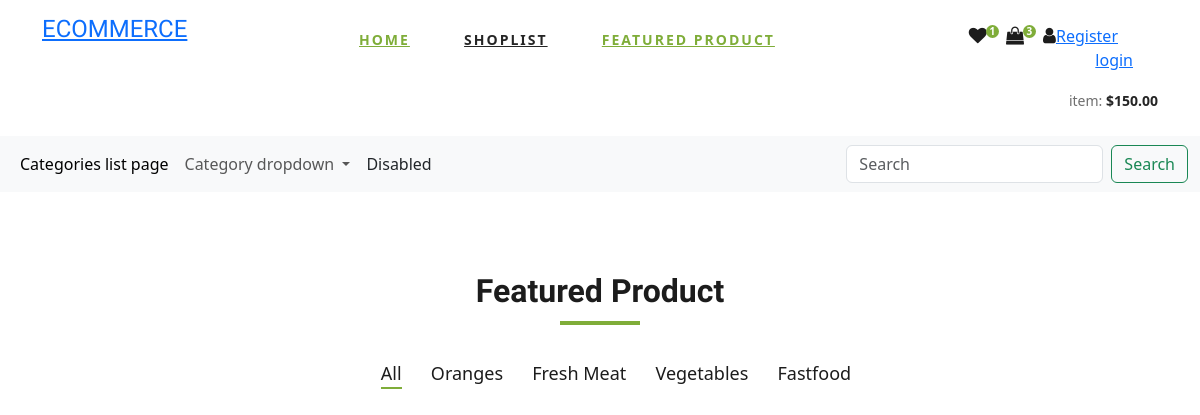
Before: / with the older database file.
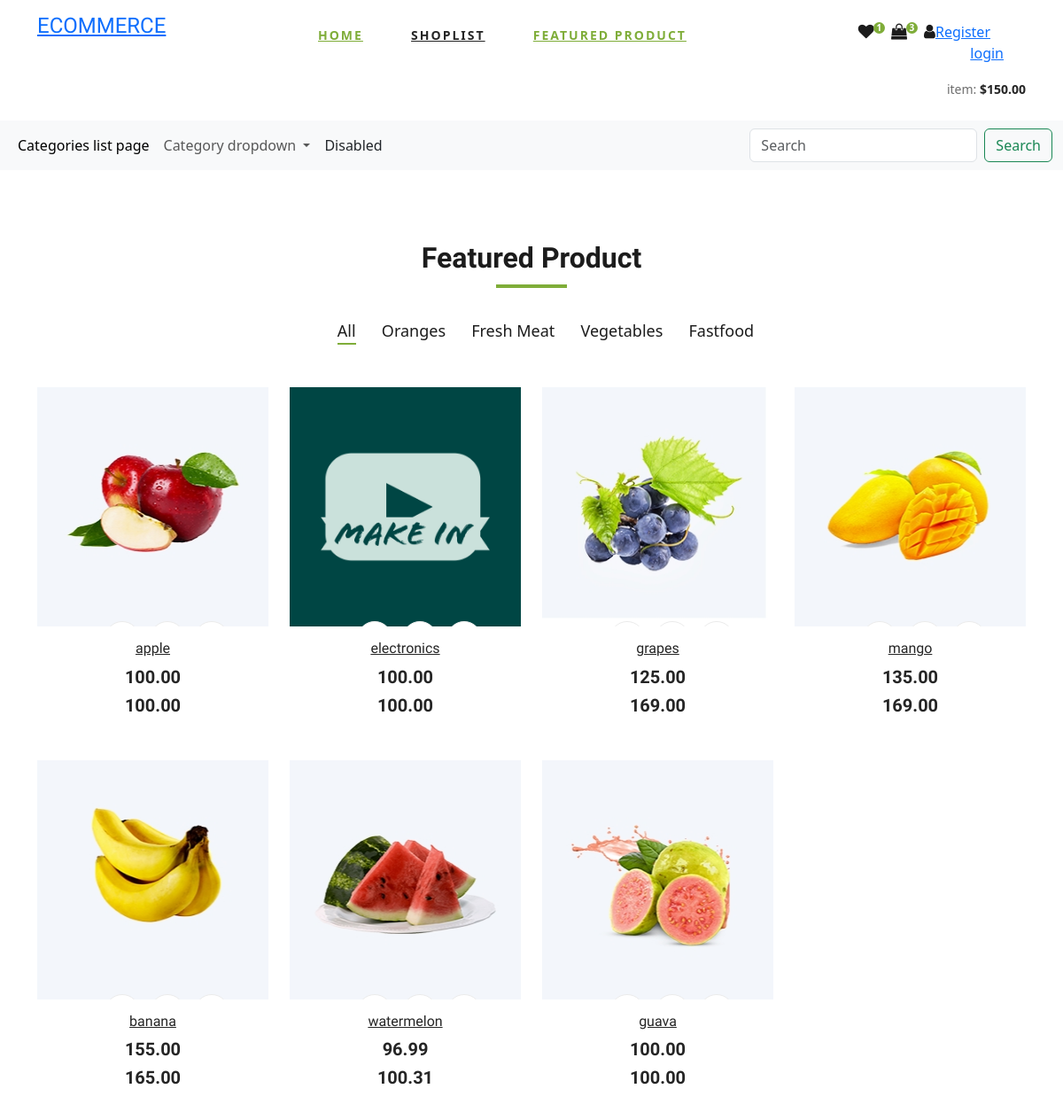
After: the same page with the newer database file.
### main/models.py (models this page shows, shortened)
class Product(models.Model):
    pid = ShortUUIDField(unique=True,length=10,max_length=20,alphabet="abcdefgh12345",prefix="pro")
    vendor = models.ForeignKey(Vendor,on_delete=models.SET_NULL,null=True)
    category = models.ForeignKey(Category,on_delete=models.SET_NULL,null=True)
    title = models.CharField(max_length=100)
    image = models.ImageField(upload_to='product/images/',null=True,blank=True)
    description = models.TextField(null=True,blank=True)
    price = models.DecimalField(max_digits=999999999,decimal_places=2,default="100")
    old_price = models.DecimalField(max_digits=999999999,decimal_places=2,default="100")
    specifications = models.TextField(null=True,blank=True)
    tags = models.ForeignKey(Tags,on_delete=models.SET_NULL,null=True)
    product_status = models.CharField(choices=STATUS,max_length=10,default="in_review")
    in_stock = models.BooleanField(default=True)
    status = models.BooleanField(default=True)
    featured = models.BooleanField(default=True)
    digital = models.BooleanField(default=True)
    quantity = models.IntegerField(default=0)
    sku = ShortUUIDField(unique=True,length=4,max_length=20,alphabet="1234567890",prefix="sku")
    date = models.DateTimeField(auto_now_add=True)
    updated = models.DateTimeField(null=True,blank=True)

### main/views.py (the view)
# urls.py: path('',views.home,name="home"),
def home(request):
    products = Product.objects.all()
    return render(request,'index.html',{'products':products})

### main/context_processor.py (called while the page is built)
def default(request):
    categories = Category.objects.all()
    products = Product.objects.all()
    return {
        'categories' : categories,
        'products':products
    }

### Templates/index.html (shortened to what this page needs)
<!DOCTYPE html>
<html lang="zxx">
{% load static %}
<head>
    <link rel="stylesheet" href="{% static 'css/bootstrap.min.css' %}" type="text/css">
    <link rel="stylesheet" href="{% static 'css/font-awesome.min.css' %}" type="text/css">
    <link rel="stylesheet" href="{% static 'css/elegant-icons.css' %}" type="text/css">
    <link rel="stylesheet" href="{% static 'css/nice-select.css' %}" type="text/css">
    <link rel="stylesheet" href="{% static 'css/jquery-ui.min.css' %}" type="text/css">
    <link rel="stylesheet" href="{% static 'css/owl.carousel.min.css' %}" type="text/css">
    <link rel="stylesheet" href="{% static 'css/slicknav.min.css' %}" type="text/css">
    <link rel="stylesheet" href="{% static 'css/style.css' %}" type="text/css">
    <link href="https://cdn.jsdelivr.net/npm/bootstrap@5.3.3/dist/css/bootstrap.min.css" rel="stylesheet">
</head>
<body>
    <header class="header">
        <div class="container">
            <div class="row">
                <div class="col-lg-3">
                    <div class="header__logo">
                        <a href="{% url 'home' %}"><h4>ECOMMERCE</h4></a>
                    </div>
                </div>
                <div class="col-lg-6">
                    <nav class="header__menu">
                        <ul>
                            <li class="active"><a href="{% url 'home' %}">Home</a></li>
                            <li><a href="#">shoplist</a>
                            </li>
                            <li class="active"><a href="#featured_sec">Featured Product</a></li>
                        </ul>
                    </nav>
                </div>
                <div class="col-lg-3">
                    <div class="header__cart">
                        <ul>
                            <li><a href="#"><i class="fa fa-heart"></i> <span>1</span></a></li>
                            <li><a href="{% url 'cart' %}"><i class="fa fa-shopping-bag"></i> <span>3</span></a></li>
                            {% if user.is_authenticated %}
                            {{ user.username }}
                            <li><a href="{% url 'logout' %}"><i class="fa fa-user"></i> Logout</a></li>
                            {% else %}
                            <li> <a href="{% url 'register' %}"><i class="fa fa-user"></i>Register </a></li>
                            <li> <a href="{% url 'login' %}">login </a></li>
                            {% endif %}
                        </ul>
                        <div class="header__cart__price">item: <span>$150.00</span></div>
                    </div>
                </div>
            </div>
        </div>
    </header>
<nav class="navbar bg-white navbar-expand-lg bg-body-tertiary" data-bs-theme="light">
    <div class="container-fluid">
      <div class="collapse navbar-collapse" id="navbarSupportedContent">
        <ul class="navbar-nav me-auto mb-2 mb-lg-0">
          <li class="nav-item">
            <a class="nav-link active" aria-current="page" href="{% url 'category_list' %}">Categories list page</a>
          </li>
          <li class="nav-item dropdown">
            <a class="nav-link dropdown-toggle" href="#" role="button" data-bs-toggle="dropdown" aria-expanded="false">
              Category dropdown
            </a>
          </li>
          <li class="nav-item">
            <a class="nav-link " aria-disabled="true">Disabled</a>
          </li>
        </ul>
        <form class="d-flex" role="search">
          <input class="form-control me-2" type="search" placeholder="Search" aria-label="Search">
          <button class="btn btn-outline-success" type="submit">Search</button>
        </form>
      </div>
    </div>
  </nav>
    <section class="featured spad">
        <div class="container">
            <div class="row">
                <div class="col-lg-12">
                    <div class="section-title" id="featured_sec">
                        <h2>Featured Product</h2>
                    </div>
                    <div class="featured__controls">
                        <ul>
                            <li class="active" data-filter="*">All</li>
                            <li data-filter=".oranges">Oranges</li>
                            <li data-filter=".fresh-meat">Fresh Meat</li>
                            <li data-filter=".vegetables">Vegetables</li>
                            <li data-filter=".fastfood">Fastfood</li>
                        </ul>
                    </div>
                </div>
            </div>
            <div class="row featured__filter">
                {% if products %}
                {% for product in products %}
                <div class="col-lg-3 col-md-4 col-sm-6 mix oranges fresh-meat">
                    <div class="featured__item">
                        <div class="featured__item__pic set-bg" data-setbg="{{ product.image.url }}">
                            <ul class="featured__item__pic__hover">
                                <li><a href="#"></a></li>
                                <li><a href="{% url 'product_detail_view' product.pid %}"></a></li>
                                <li><a href="#"></a></li>
                            </ul>
                        </div>
                        <div class="featured__item__text">
                            <h6><a href="#">{{ product.title }}</a></h6>
                            <h5>{{ product.price }}</h5><h5>{{ product.old_price }}</h5>
                        </div>
                    </div>
                </div>
                {% endfor %}
                {% endif %}
            </div>
        </div>
    </section>
</body>
</html>

### static/css/style.css (style rules this page uses)
html, body { height: 100%; font-family: "Cairo", sans-serif; -webkit-font-smoothing: antialiased; font-smoothing: antialiased; }
h1, h2, h3, h4, h5, h6 { margin: 0; color: #111111; font-weight: 400; font-family: "Cairo", sans-serif; }
h2 { font-size: 36px; }
h4 { font-size: 24px; }
h5 { font-size: 18px; }
h6 { font-size: 16px; }
ul, ol { padding: 0; margin: 0; }
.section-title { margin-bottom: 50px; text-align: center; }
.section-title h2 { color: #1c1c1c; font-weight: 700; position: relative; }
.section-title h2:after { position: absolute; left: 0; bottom: -15px; right: 0; height: 4px; width: 80px; background: #7fad39; content: ""; margin: 0 auto; }
.set-bg { background-repeat: no-repeat; background-size: cover; background-position: top center; }
.spad { padding-top: 100px; padding-bottom: 100px; }
.header__logo { padding: 15px 0; }
.header__logo a { display: inline-block; }
.header__menu { padding: 24px 0; }
.header__menu ul li { list-style: none; display: inline-block; margin-right: 50px; position: relative; }
.header__menu ul li.active a { color: #7fad39; }
.header__menu ul li:last-child { margin-right: 0; }
.header__menu ul li a { font-size: 14px; color: #252525; text-transform: uppercase; font-weight: 700; letter-spacing: 2px; -webkit-transition: all, 0.3s; -moz-transition: all, 0.3s; -ms-transition: all, 0.3s; -o-transition: all, 0.3s; transition: all, 0.3s; padding: 5px 0; display: block; }
.header__cart { text-align: right; padding: 24px 0; }
.header__cart ul { display: inline-block; margin-right: 25px; }
.header__cart ul li { list-style: none; display: inline-block; margin-right: 15px; }
.header__cart ul li:last-child { margin-right: 0; }
.header__cart ul li a { position: relative; }
.header__cart ul li a i { font-size: 18px; color: #1c1c1c; }
.header__cart ul li a span { height: 13px; width: 13px; background: #7fad39; font-size: 10px; color: #ffffff; line-height: 13px; text-align: center; font-weight: 700; display: inline-block; border-radius: 50%; position: absolute; top: 0; right: -12px; }
.header__cart .header__cart__price { font-size: 14px; color: #6f6f6f; display: inline-block; }
.header__cart .header__cart__price span { color: #252525; font-weight: 700; }
.featured { padding-top: 80px; padding-bottom: 40px; }
.featured__controls { text-align: center; margin-bottom: 50px; }
.featured__controls ul li { list-style: none; font-size: 18px; color: #1c1c1c; display: inline-block; margin-right: 25px; position: relative; cursor: pointer; }
.featured__controls ul li.active:after { opacity: 1; }
.featured__controls ul li:after { position: absolute; left: 0; bottom: -2px; width: 100%; height: 2px; background: #7fad39; content: ""; opacity: 0; }
.featured__controls ul li:last-child { margin-right: 0; }
.featured__item { margin-bottom: 50px; }
.featured__item__pic { height: 270px; position: relative; overflow: hidden; background-position: center center; }
.featured__item__pic__hover { position: absolute; left: 0; bottom: -50px; width: 100%; text-align: center; -webkit-transition: all, 0.5s; -moz-transition: all, 0.5s; -ms-transition: all, 0.5s; -o-transition: all, 0.5s; transition: all, 0.5s; }
.featured__item__pic__hover li { list-style: none; display: inline-block; margin-right: 6px; }
.featured__item__pic__hover li:last-child { margin-right: 0; }
.featured__item__pic__hover li a { font-size: 16px; color: #1c1c1c; height: 40px; width: 40px; line-height: 40px; text-align: center; border: 1px solid #ebebeb; background: #ffffff; display: block; border-radius: 50%; -webkit-transition: all, 0.5s; -moz-transition: all, 0.5s; -ms-transition: all, 0.5s; -o-transition: all, 0.5s; transition: all, 0.5s; }
.featured__item__text { text-align: center; padding-top: 15px; }
.featured__item__text h6 { margin-bottom: 10px; }
.featured__item__text h6 a { color: #252525; }
.featured__item__text h5 { color: #252525; font-weight: 700; }
@media only screen and (min-width: 1200px) { .container { max-width: 1170px; } }

Changed rows visible on the page:
added Product: shows a picture, title "apple", price "100.00", old_price "100.00"
added Product: shows a picture, title "electronics", price "100.00", old_price "100.00"
added Product: shows a picture, title "grapes", price "125.00", old_price "169.00"
added Product: shows a picture, title "mango", price "135.00", old_price "169.00"
added Product: shows a picture, title "banana", price "155.00", old_price "165.00"
added Product: shows a picture, title "watermelon", price "96.99", old_price "100.31"
added Product: shows a picture, title "guava", price "100.00", old_price "100.00"
